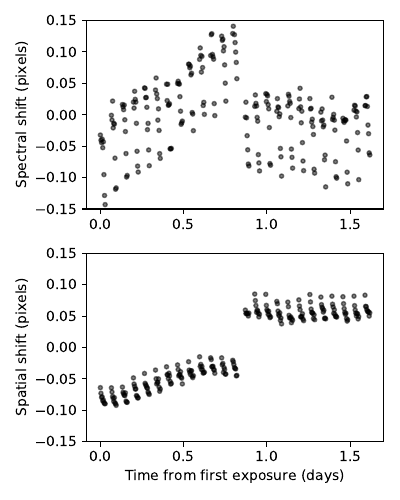

Write Python code to recreate this figure.
import numpy as np                                                              
import matplotlib.pyplot as plt 


a1= 9.9706e-01 	 
a2= 9.9901e-01 	
a3= 9.9923e-01 
a4= 9.9951e-01
a5= 9.9952e-01 
a6= 9.9976e-01 
a7= 9.9978e-01 
a8= 9.9984e-01
a9= 1.0000e+0

a_s = [0., a1, a2, a3, a4, a5, a6, a7, a8, a9]

c = 10.**6.9693

a = 1.4788e-03 	 
b = -1.0032e-02  

d = np.genfromtxt("raw_orbnum.txt")

t = d[:,0]
f = d[:,1]/c
expnum = d[:,2]
xshifts = d[:,3]/45.
yshifts = d[:,4]
orbnum = d[:,5]

for i in np.arange(9): 
    ind = expnum == i
    f[ind] /= a_s[int(i)]

sys = 1. + a*xshifts + b*yshifts

f /= sys

plt.figure(figsize = (4,5))

plt.subplot(211)
plt.plot(t - np.min(t), xshifts, '.k', alpha = 0.5, label = "spectral")
binf = []
bint = []
for i in range(24):
    ind = orbnum == i
    binf.append(np.mean(xshifts[ind]))
    bint.append(np.mean(t[ind] - np.min(t)))
#plt.plot(np.array(bint), np.array(binf), 'or')

plt.ylabel("Spectral shift (pixels)")

plt.subplot(212)
plt.plot(t - np.min(t), yshifts, '.k', alpha = 0.5, label = "spatial")

binf = []
bint = []
for i in range(24):
    ind = orbnum == i
    binf.append(np.mean(yshifts[ind]))
    bint.append(np.mean(t[ind] - np.min(t)))
#plt.plot(np.array(bint), np.array(binf), 'or')

plt.ylabel("Spatial shift (pixels)")

plt.xlabel("Time from first exposure (days)")


plt.tight_layout()
plt.savefig('fig4_shifts.pdf')
#plt.show()
